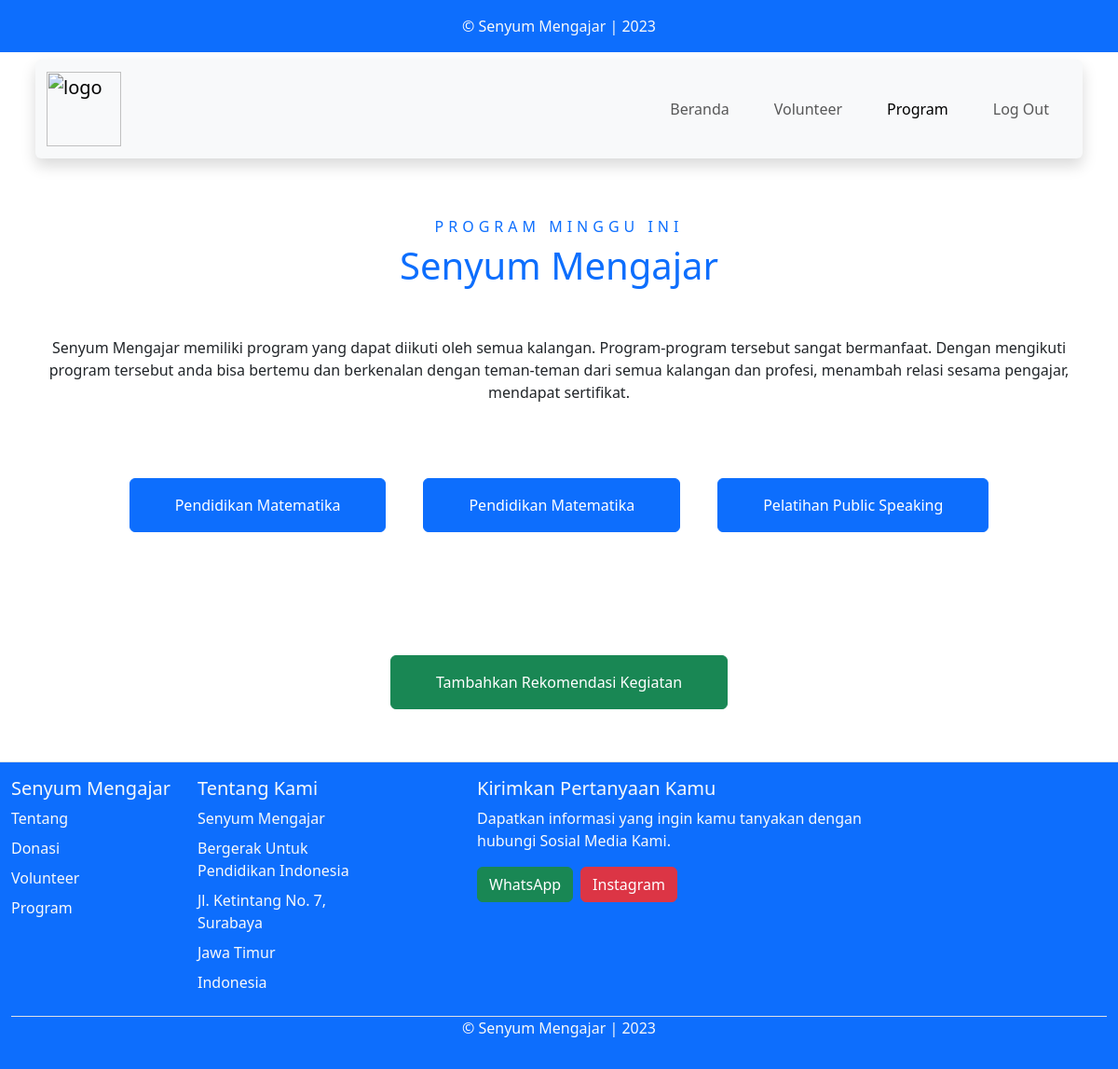
Screenshot of /program.php with the database file from the repository.
### tables this page shows
CREATE TABLE `kelas` (
  `id_kelas` int(20) NOT NULL,
  `nomor_kelas` text NOT NULL,
  `pelatihan` text NOT NULL,
  `mentor` text NOT NULL,
  `sesi` varchar(255) NOT NULL
);

### program.php (the view, shortened to what this page needs)
<html lang="en">
<head>
    <link href="https://cdn.jsdelivr.net/npm/bootstrap@5.3.0-alpha1/dist/css/bootstrap.min.css" rel="stylesheet" />
</head>
<body>
 <div class="container-fluid bg-primary pt-3 d-none d-lg-block">
        <div class="container">
            <div class="row">
                <div class=" text-center text-light">
                    <p>&copy; Senyum Mengajar | 2023</p>
                </div>
            </div>
        </div>
    </div>
    <div class="container-fluid position-relative nav-bar p-0">
        <div class="container-lg position-relative p-2 px-lg-2" style="z-index: 9;">
            <nav class="navbar navbar-expand-lg bg-light navbar-light shadow rounded">
                <div class="container-fluid">
                    <a class="navbar-brand" href="index.php">
          <img class="logo" src="Asset/img/logoisb.png" alt="logo" style="height: 80px" />
                    </a>
                    <div class="collapse navbar-collapse " id="navbarNav">
                        <ul class="navbar-nav ms-auto">
                            <li class="nav-item">
                                <a class="nav-link mx-3" href="berandaloginuser.php">Beranda</a>
                            </li>
                            <li class="nav-item">
                                <a class="nav-link mx-3" href="volunteer.php">Volunteer</a>
                            </li>
                            <li class="nav-item">
                                <a class="nav-link active mx-3" href="program.php">Program</a>
                            </li>
                             <li class="nav-item">
                                <a class="nav-link mx-3" href="beranda.php">Log Out</a>
                            </li>
                        </ul>
                    </div>
                </div>
            </nav>
        </div>
    </div>
    <div class="container-fluid p-5 my-2 bg-white text-center text-primary">
        <h6 class="text-primary text-uppercase" style="letter-spacing: 5px">
            PROGRAM MINGGU INI
        </h6>
        <h1>Senyum Mengajar</h1>
        <p class="p-1 my-5 text-dark">
            Senyum Mengajar memiliki program yang dapat diikuti oleh semua kalangan. Program-program tersebut sangat bermanfaat. Dengan mengikuti program tersebut anda bisa bertemu dan berkenalan dengan teman-teman dari semua kalangan dan profesi, menambah relasi
            sesama pengajar, mendapat sertifikat.
        </p>
        <?php
$db = mysqli_connect('sibuhuan.iixcp.rumahweb.net', 'ptik2214_senyum', '@senyum123', 'ptik2214_senyum');
$query = "SELECT * FROM kelas";
$result = mysqli_query($db, $query);
if ($result) {
    echo '<div style="text-align: center;">';
    $ruangan = 1;
    while ($row = mysqli_fetch_assoc($result)) {
        echo '<div style="display: inline-block; margin: 10px;">';
        echo '<a href="depro.php?pelatihan=' . $row['pelatihan'] . '&ruangan=Ruang ' . $ruangan . '">';
        echo '<div style="display: inline-block; margin: 10px;">';
echo '<a href="depro.php?pelatihan=' . $row['pelatihan'] . '&mentor=' . $row['mentor'] . '&sesi=' . $row['sesi'] . '&ruangan=Ruang ' . $ruangan . '">';
echo '<button class="btn btn-primary py-md-3 px-md-5 mt-2" value="' . $row['pelatihan'] . '">' . $row['pelatihan'] . '</button>';
echo '</a>';
echo '</div>';
        echo '</a>';
        echo '</div>';
        $ruangan++;
    }
    echo '</div>';
} else {
    echo "Gagal mengambil data dari database: " . mysqli_error($db);
}
?>
    </div>
    <div class="container-fluid p-5 my-2 bg-white text-center text-primary">
        <a href="tambah.php" class="btn btn-success py-md-3 px-md-5 mt-2">Tambahkan Rekomendasi Kegiatan</a>
    </div>
    <div class="container-fluid py-3 border-top bg-primary">
        <div class="row">
            <div class="col-6 col-md-2 mb-3 text-light">
                <h5>Senyum Mengajar</h5>
                <ul class="nav flex-column text-light">
                    <li class="nav-item mb-2 text-light"><a href="tentang.php" class="nav-link p-0  text-light">Tentang</a></li>
                    <li class="nav-item mb-2 text-light"><a href="donasi.php" class="nav-link p-0  text-light">Donasi</a></li>
                    <li class="nav-item mb-2 text-light"><a href="volunteer.php" class="nav-link p-0  text-light">Volunteer</a></li>
                    <li class="nav-item mb-2 text-light"><a href="program.php" class="nav-link p-0  text-light">Program</a></li>
                </ul>
            </div>
            <div class="col-6 col-md-2 mb-3 text-light">
                <h5>Tentang Kami</h5>
                <ul class="nav flex-column text-light">
                    <li class="nav-item mb-2"><a>Senyum Mengajar</a></li>
                    <li class="nav-item mb-2"><a>Bergerak Untuk Pendidikan Indonesia</a></li>
                    <li class="nav-item mb-2"><a>Jl. Ketintang No. 7, Surabaya</a></li>
                    <li class="nav-item mb-2"><a>Jawa Timur</a></li>
                    <li class="nav-item mb-2"><a>Indonesia</a></li>
                </ul>
            </div>
            <div class="col-md-5 offset-md-1 mb-3 text-light" style="text-align:right inherit;">
                <h5>Kirimkan Pertanyaan Kamu</h5>
                <p class="text-light">Dapatkan informasi yang ingin kamu tanyakan dengan hubungi Sosial Media Kami.</p>
                <div class="d-flex flex-column flex-sm-row w-100 gap-2">
                    <button class="btn btn-success" type="button">WhatsApp</button>
                    <button class="btn btn-danger" type="button">Instagram</button>
                </div>
            </div>
        </div>
        <div class=" text-center border-top text-light">
            <p>&copy; Senyum Mengajar | 2023</p>
        </div>
    </div>
</body>
</html>

### rows the page displays
kelas: pelatihan "Pendidikan Matematika"
kelas: pelatihan "Pendidikan Matematika"
kelas: pelatihan "Pelatihan Public Speaking"
